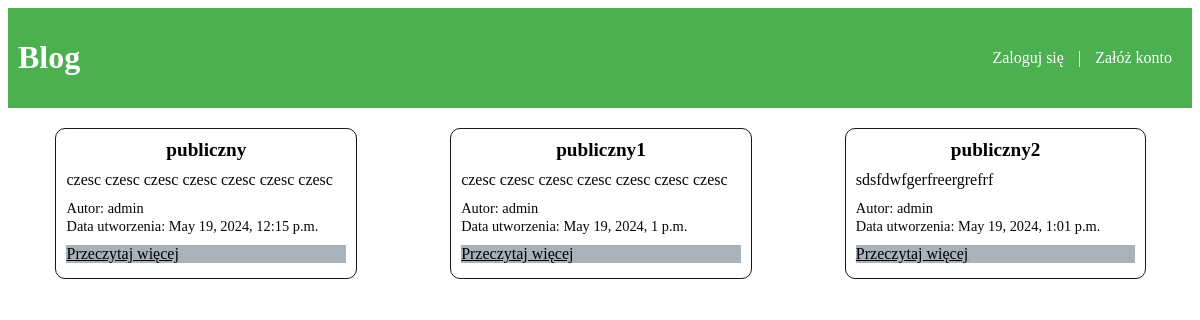
Before: /posty/ with the older database file.
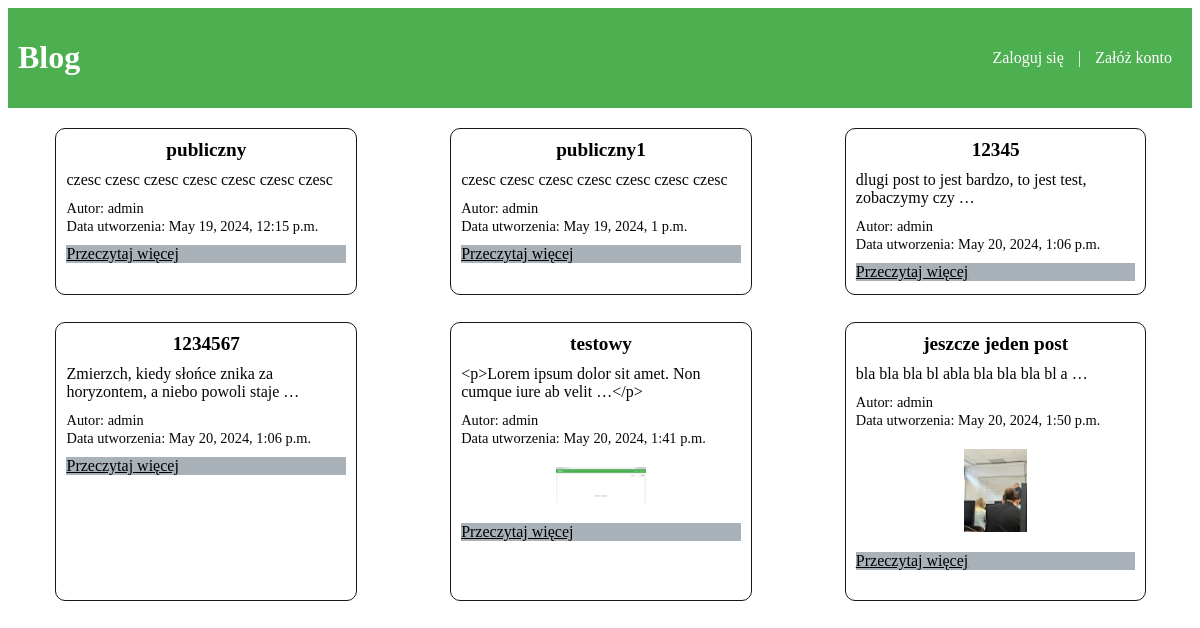
After: the same page with the newer database file.
### mainapp/models.py (models this page shows, shortened)
class Post(models.Model):
    tytul = models.CharField(max_length=200)
    tresc = models.TextField(max_length=2000)
    data_utworzenia = models.DateTimeField(auto_now_add=True)
    autor = models.ForeignKey(User, on_delete=models.CASCADE)
    image = models.ImageField(null=True, blank=True, upload_to="images/")
    DOSTEP_CHOICES = (
        ('Publiczny', 'Publiczny'),
        ('Ograniczony', 'Ograniczony'),
    )
    dostep = models.CharField(max_length=20, choices=DOSTEP_CHOICES, default='Publiczny')

### mainapp/views.py (the view)
# urls.py: path('posty/', views.post_list, name='post_list'),
def post_list(request):
    if request.user.is_authenticated:
        posts = Post.objects.all()
    else:
        posts = Post.objects.filter(dostep='Publiczny')
    return render(request, './post/post_list.html', {'posts': posts})

### mainapp/templates/post/post_list.html (shortened to what this page needs)
{% extends "base.html" %}
{% block content %}
<div class="container mt-5">
  <div class="row justify-content-center">
    {% for post in posts %}
    <div class="col-md-4 mb-3">
      <div class="card post-card">
        <div class="card-body">
          <h5 class="card-title post-title">{{ post.tytul }}</h5>
          <p class="card-text post-text">{{ post.tresc|truncatewords_html:10 }}</p>
        </div>
        <div class="card-footer">
          <small class="text-muted post-info">Autor: {{ post.autor }}</small>
          <br>
          <small class="text-muted post-info">Data utworzenia: {{ post.data_utworzenia }}</small>
        </div>
        {% if post.image %}
        <img src="{{ post.image.url }}" alt="{{ post.tytul }}" class="post-image">
        {% endif %}
        <a href="{% url 'post_detail' post.id %}" class="btn btn-primary read-more-btn">Przeczytaj więcej</a>
      </div>
    </div>
    {% endfor %}
  </div>
</div>
{% endblock %}

### mainapp/templates/base.html (shortened to what this page needs)
<!DOCTYPE html>
<html lang="en">
<head>
</head>
<body>
    <header>
        <a href="{% url 'index' %}" style="text-decoration: none; color: white;">
            <h1>Blog</h1>
        </a>
        <nav>
            {% if user.is_authenticated %}
                <p>Witaj, {{ user.email }}</p>
                <a href="{% url 'createpost' %}" style="text-decoration: none; color: white;">Stwórz post</a> |
                <form action="{% url 'logout' %}" method="post" id="logout-form" style="display: inline;">
                    {% csrf_token %}
                    <button type="submit" style="text-decoration: none; color: white; background-color: transparent; border: none;">Wyloguj się</button>
                </form>
            {% else %}
                <a href="{% url 'login' %}" style="text-decoration: none; color: white;">Zaloguj się</a> |
                <a href="{% url 'signup' %}" style="text-decoration: none; color: white;">Załóż konto</a>
            {% endif %}
        </nav>
    </header>
    {% block content %}
    {% endblock %}
</body>
</html>

### mainapp/templates/base.html (style rules this page uses)
header { background-color: #4CAF50; color: white; padding: 10px; display: flex; justify-content: space-between; align-items: center; }
nav a { color: white; text-decoration: none; margin: 0 10px; }

### mainapp/templates/post/post_list.html (style rules this page uses)
.post-card { border: 1px solid #191818; border-radius: 10px; margin-bottom: 20px; margin-top: 10px; width: 100%; height: 85% ; overflow: hidden; }
.post-title { font-size: 1.2rem; color: #000000; margin: 10px; text-align: center; }
.post-text { font-size: 1rem; color: #050505; margin: 10px; overflow: hidden; height: 60%; }
.post-image { max-width: 30%; max-height: 30%; margin: 20px auto; display: block; }
.post-info { font-size: 0.9rem; color: #060606; margin: 10px; }
.read-more-btn { background-color: #a9b1b9; color: #000000; border: none; margin: 10px; display: block; }
@media (min-width: 768px) { .col-md-4 { flex: 0 0 calc(27% - 20px); max-width: calc(27% - 20px); } }
@media (min-width: 768px) { .row { display: flex; flex-wrap: wrap; justify-content: space-around; margin-top: 10px; margin-bottom: 20px; } }
@media (min-width: 768px) { .col-md-4 { padding: 0 10px; } }

Changed rows visible on the page:
removed Post: tytul "publiczny2", tresc "sdsfdwfgerfreergrefrf", autor "admin", data_utworzenia "May 19, 2024, 1:01 p.m."
added Post: tytul "12345", tresc "dlugi post to jest bardzo, to jest test, zobaczymy czy …", autor "admin", data_utworzenia "May 20, 2024, 1:06 p.m."
added Post: tytul "1234567", tresc "Zmierzch, kiedy słońce znika za horyzontem, a niebo powoli staje …", autor "admin", data_utworzenia "May 20, 2024, 1:06 p.m."
added Post: tytul "testowy", tresc "<p>Lorem ipsum dolor sit amet. Non cumque iure ab velit …</p>", autor "admin", data_utworzenia "May 20, 2024, 1:41 p.m.", image (picture)
added Post: tytul "jeszcze jeden post", tresc "bla bla bla bl abla bla bla bla bl a …", autor "admin", data_utworzenia "May 20, 2024, 1:50 p.m.", image (picture)
